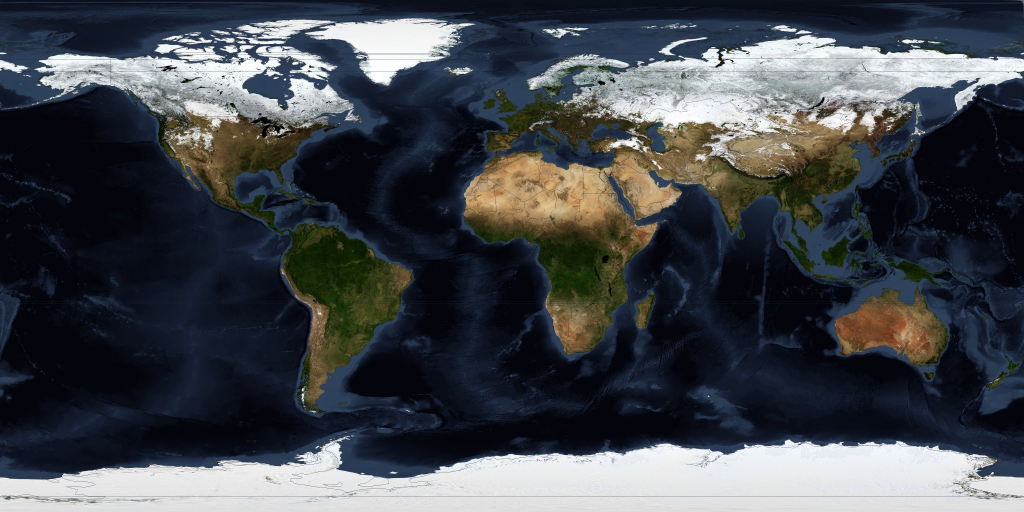
#> input picture assets/globe/albedo.jpg, 3072 x 1536 px (shown at 1/3 size)
$ python preview-globe-textures.py
#> lines starting #> are read from the running program, lines starting #| are printed output that depends on the picture
#!/usr/bin/env python3
# -*- coding: utf-8 -*-
"""
把 assets/globe/ 里的贴图缩成一张预览图，用来肉眼检查地球素材质量。

为什么要看图而不是看数字：
    albedo 里国界是否清晰、normal 是否真有起伏、countries 的国家色块是否串色，
    这些只能看出来。文件大小正常不代表画面对。

用法：
    python tools/preview-globe-textures.py            # 输出 tools/globe-textures-preview.png
    python tools/preview-globe-textures.py --width 1800
"""
from __future__ import annotations

import argparse
import sys
from pathlib import Path

from PIL import Image, ImageDraw

ROOT = Path(__file__).resolve().parent.parent
SRC = ROOT / "assets" / "globe"
OUT = ROOT / "tools" / "globe-textures-preview.png"


def tile(path: Path, label: str, box_w: int) -> Image.Image | None:
#> called with label = 'albedo.jpg (satellite + borders)', box_w = 1400
    if not path.exists():
        return None
    img = Image.open(path).convert("RGB")
#> img is the input picture: PIL image 3072x1536 RGB; mean R, G, B 66.6, 70.5, 76.1
    h = int(box_w / 2)  # 等距圆柱 2:1
    img = img.resize((box_w, h), Image.LANCZOS)
#> img: PIL image 1400x700 RGB
    out = Image.new("RGB", (box_w, h + 26), (16, 20, 30))
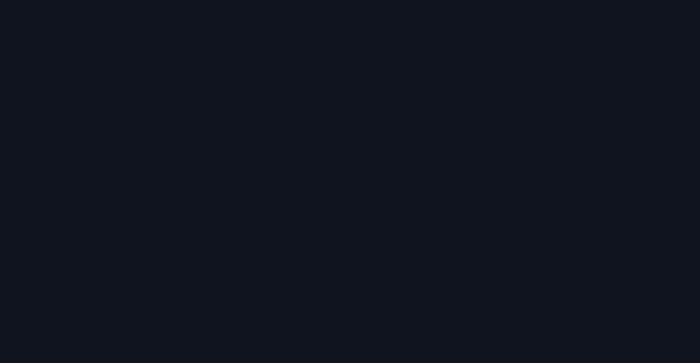
#> out: PIL image 1400x726 RGB (shown at 1/2 size); mean R, G, B 16, 20, 30
    out.paste(img, (0, 0))
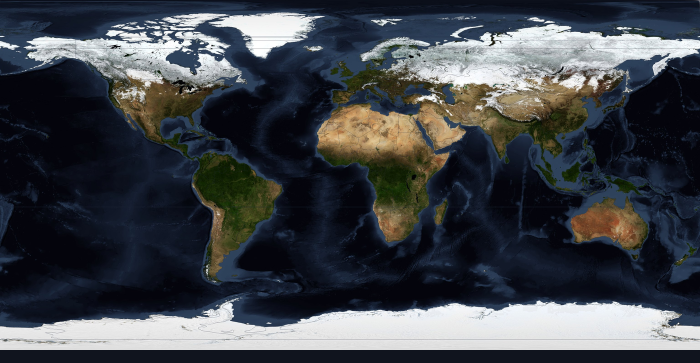
#> out: PIL image 1400x726 RGB (shown at 1/2 size); mean R, G, B 64.8, 68.7, 74.4
    d = ImageDraw.Draw(out)
    d.text((6, h + 6), f"{label}  {path.stat().st_size / 1024:.0f} KB", fill=(220, 230, 245))
    return out


def main() -> int:
    ap = argparse.ArgumentParser()
    ap.add_argument("--width", type=int, default=1400)
    args = ap.parse_args()

    if not SRC.exists():
        print(f"✗ 找不到 {SRC}")
        return 1

    items = [
        tile(SRC / "albedo.jpg", "albedo.jpg (satellite + borders)", args.width),
        tile(SRC / "normal.jpg", "normal.jpg (relief for realtime lighting)", args.width),
        tile(SRC / "countries.png", "countries.png (country id map)", args.width),
    ]
#> call 2 of tile, with box_w = 1400
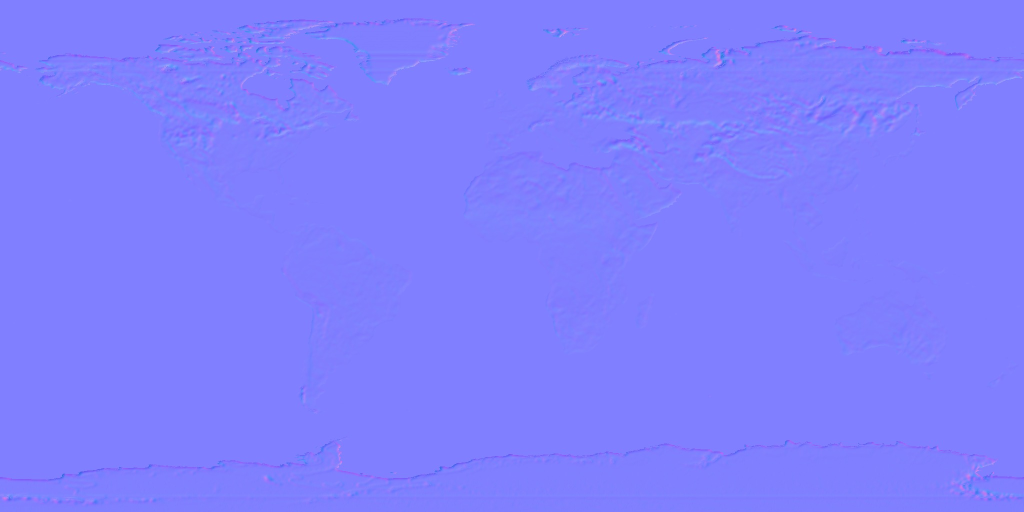
#> input picture assets/globe/normal.jpg, 2048 x 1024 px (shown at 1/2 size)
#> in tile, img is the input picture: PIL image 2048x1024 RGB; mean R, G, B 127.7, 127, 254.5
#> call 3 of tile, with label = 'countries.png (country id map)', box_w = 1400
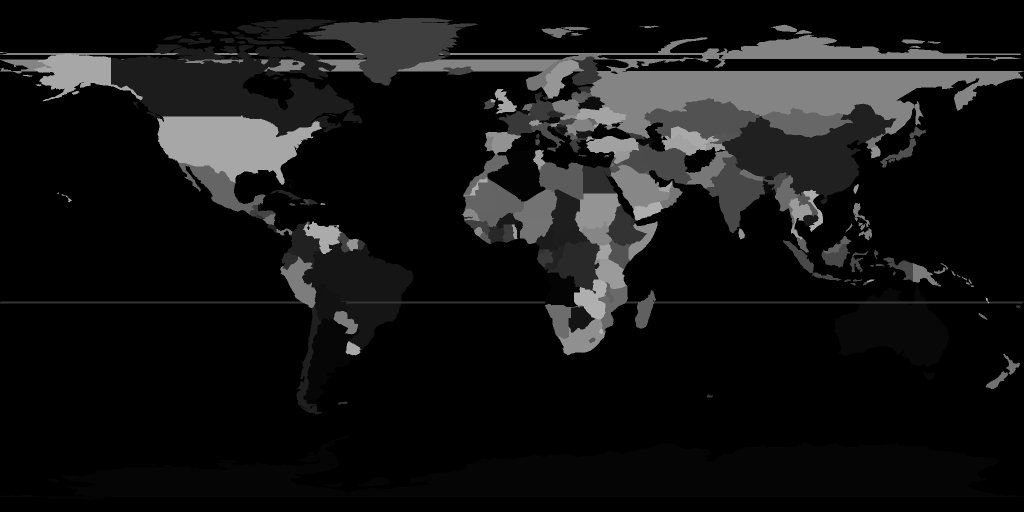
#> input picture assets/globe/countries.png, 2048 x 1024 px (shown at 1/2 size)
#> in tile (call 3), `out.paste(img, (0, 0))`:
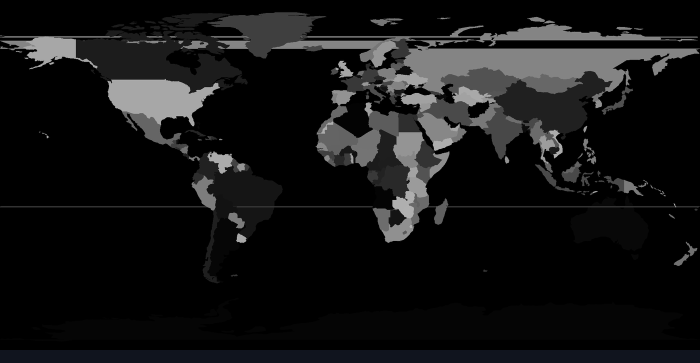
#> out: PIL image 1400x726 RGB (shown at 1/2 size); mean R, G, B 20.5, 20.7, 21
    items = [i for i in items if i is not None]
#> items = 3 items
    if not items:
        print("✗ 没有可预览的贴图")
        return 1

    total_h = sum(i.height for i in items) + 10 * (len(items) - 1)
#> total_h = 2198
    canvas = Image.new("RGB", (args.width, total_h), (10, 12, 20))
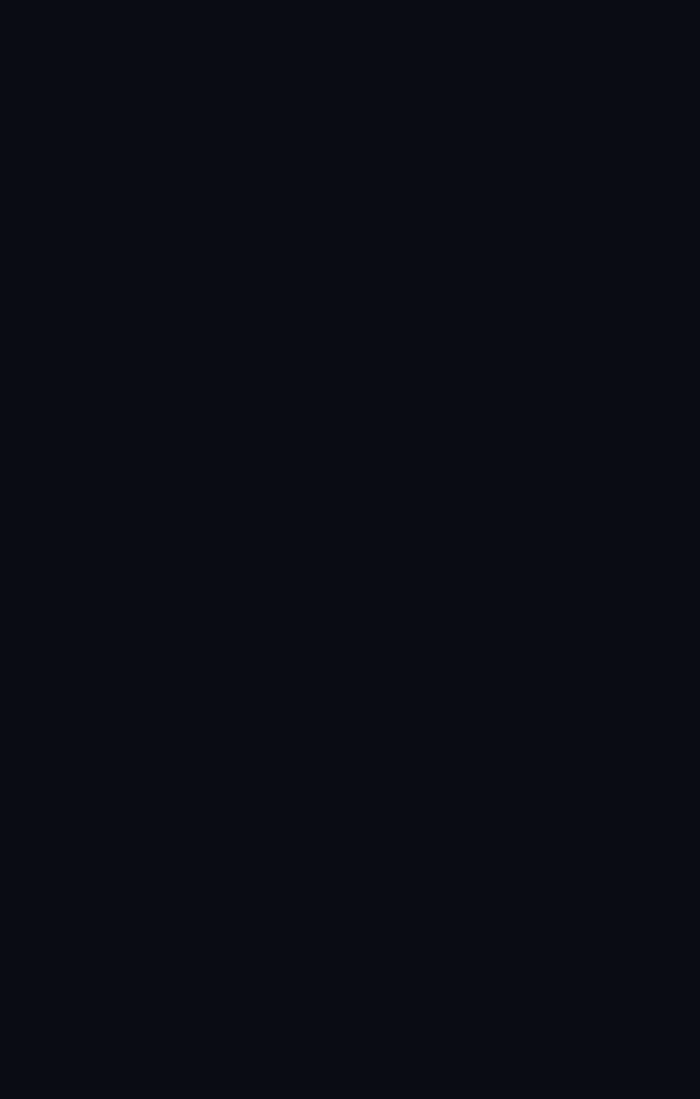
#> canvas: PIL image 1400x2198 RGB (shown at 1/2 size); mean R, G, B 10, 12, 20
    y = 0
    for i in items:
        canvas.paste(i, (0, y))
        y += i.height + 10
#> this loop made 3 passes
#> y on passes 1 to 3: 736, 1472, 2208
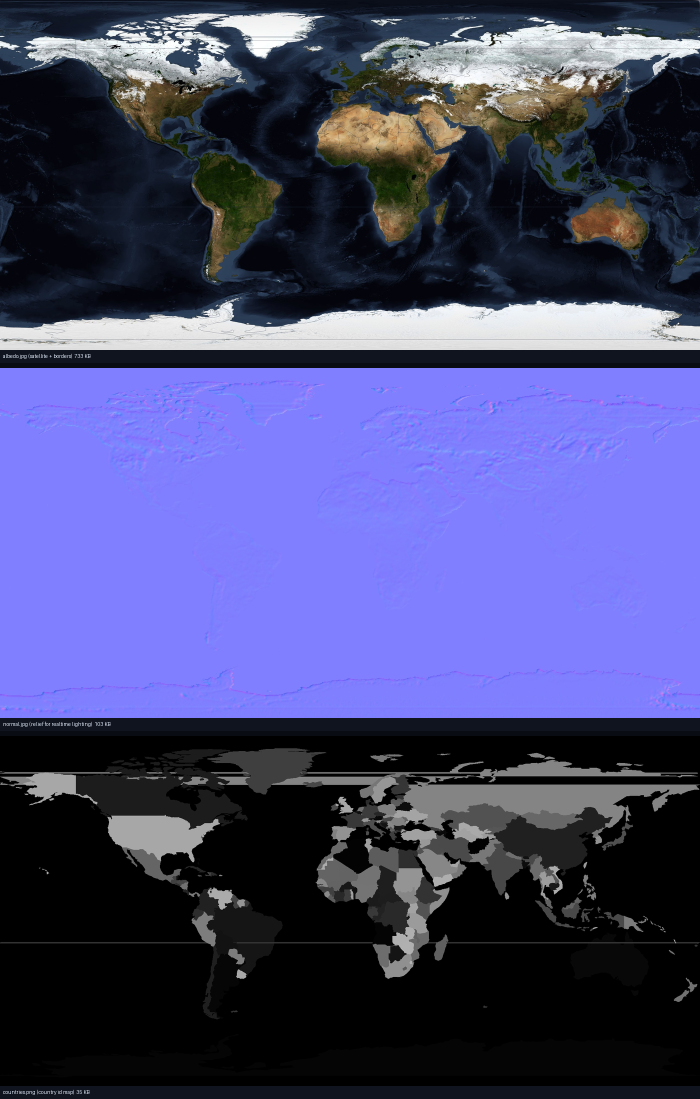
#> canvas: PIL image 1400x2198 RGB (shown at 1/2 size); mean R, G, B 69.2, 70.4, 113.2
#> after the loop, y = 2208
    canvas.save(OUT)
    print(f"已输出 {OUT.relative_to(ROOT)}  {canvas.size[0]}x{canvas.size[1]}")
#| 已输出 tools/globe-textures-preview.png  1400x2198
    print("检查要点：")
    print("  1. albedo 上能否看清大陆/山脉纹理，国界是否是清晰细线")
    print("  2. normal 是否以中灰为主、山脊处有明显彩色起伏（全灰=没有法线信息）")
    print("  3. countries 上各国家是否为不同的纯色块、海洋为纯黑、版图是否越界串色")
    return 0


if __name__ == "__main__":
    sys.exit(main())
#> (the program exits here)
